Frame 1 (no input): blank canvas, image omitted
Frame 60 (the mouse pressed at the canvas centre just before this capture): blank canvas, image omitted
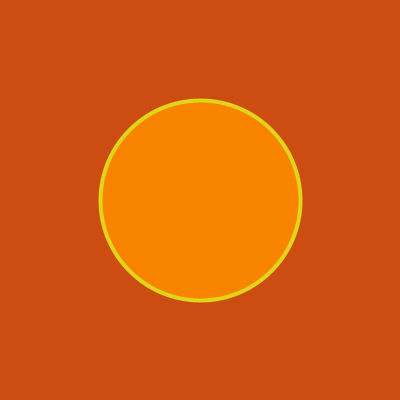
Frame 120 (the mouse held since frame 60 and released just before this capture)

The Processing sketch whose frames 1 and 60 were blank and that drew this single picture after the mouse press (run headless with seeded random() and noise(); from frame 60 on, the mouse is pressed at the canvas centre):

// Processing sketch: processing_140404
// ── processing_140404.pde

// AW, March 2014
 
color c1,c2,c3; // Füllfarbe, Linienfarbe, Hintergrundfarbe
 
void setup() {
  defineColors();
  background(c2);
  size(400,400);
  strokeWeight(4); 
}
 
void draw() {
  fill(c1);
  stroke(c3);
  ellipse(mouseX, mouseY, abs(mouseX-pmouseX), abs(mouseX-pmouseX));
}
   
void defineColors() {
   c1 = color(248,132,0);
   c2 = color(204,76,17);
   c3 = color(224,213,22); 
}
